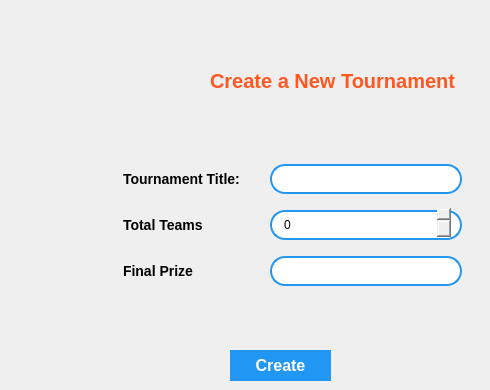
         <widget class="QWidget" name="TournamentsTab2">
          <attribute name="title">
           <string>Create Tournament</string>
          </attribute>
          <widget class="QGroupBox" name="groupBox_9">
           <property name="geometry">
            <rect>
             <x>100</x>
             <y>150</y>
             <width>381</width>
             <height>151</height>
            </rect>
           </property>
           <property name="styleSheet">
            <string notr="true">QGroupBox {
	border: none;
}</string>
           </property>
           <property name="title">
            <string/>
           </property>
           <layout class="QFormLayout" name="formLayout">
            <item row="0" column="0">
             <widget class="QLabel" name="label_9">
              <property name="styleSheet">
               <string notr="true">font-size: 14px;
font-weight: 600;
border: none;
margin: 5px 10px;</string>
              </property>
              <property name="text">
               <string>Tournament Title:</string>
              </property>
             </widget>
            </item>
            <item row="0" column="1">
             <widget class="QLineEdit" name="lineEdit">
              <property name="styleSheet">
               <string notr="true">border: 2px solid  #2196f3;
border-radius: 15px;
padding: 5px 10px;
margin: 5px 10px;</string>
              </property>
             </widget>
            </item>
            <item row="1" column="0">
             <widget class="QLabel" name="label_10">
              <property name="styleSheet">
               <string notr="true">font-size: 14px;
font-weight: 600;
border: none;
margin: 5px 10px;</string>
              </property>
              <property name="text">
               <string>Total Teams</string>
              </property>
             </widget>
            </item>
            <item row="1" column="1">
             <widget class="QSpinBox" name="spinBox">
              <property name="styleSheet">
               <string notr="true">border: 2px solid  #2196f3;
border-radius: 15px;
padding: 5px 10px;
margin: 5px 10px;</string>
              </property>
             </widget>
            </item>
            <item row="2" column="0">
             <widget class="QLabel" name="label_11">
              <property name="styleSheet">
               <string notr="true">font-size: 14px;
font-weight: 600;
border: none;
margin: 5px 10px;</string>
              </property>
              <property name="text">
               <string>Final Prize</string>
              </property>
             </widget>
            </item>
            <item row="2" column="1">
             <widget class="QLineEdit" name="lineEdit_2">
              <property name="styleSheet">
               <string notr="true">border: 2px solid  #2196f3;
border-radius: 15px;
padding: 5px 10px;
margin: 5px 10px;</string>
              </property>
             </widget>
            </item>
           </layout>
          </widget>
          <widget class="QLabel" name="label_12">
           <property name="geometry">
            <rect>
             <x>210</x>
             <y>60</y>
             <width>251</width>
             <height>41</height>
            </rect>
           </property>
           <property name="styleSheet">
            <string notr="true">color: #FF5722;
font-weight: 600;
font-size: 20px;</string>
           </property>
           <property name="text">
            <string>Create a New Tournament</string>
           </property>
          </widget>
          <widget class="QPushButton" name="createTournamentBtn">
           <property name="geometry">
            <rect>
             <x>230</x>
             <y>350</y>
             <width>101</width>
             <height>31</height>
            </rect>
           </property>
           <property name="styleSheet">
            <string notr="true">QPushButton{
	border: 3px solid #2196f3;
	background-color: #2196F3;
	color: #fff;
	font-weight: 600;
	padding: 2.5px 15px;
	font-size: 16px;
}
QPushButton:hover {
	background-color: #fff;
	color: #2196F3;
}</string>
           </property>
           <property name="text">
            <string>Create</string>
           </property>
          </widget>
          <widget class="QLabel" name="label_23">
           <property name="geometry">
            <rect>
             <x>120</x>
             <y>30</y>
             <width>91</width>
             <height>91</height>
            </rect>
           </property>
           <property name="text">
            <string/>
           </property>
           <property name="pixmap">
            <pixmap resource="MainWindow.qrc">:/MainWindow/tournament.png</pixmap>
           </property>
           <property name="scaledContents">
            <bool>true</bool>
           </property>
          </widget>
         </widget>
